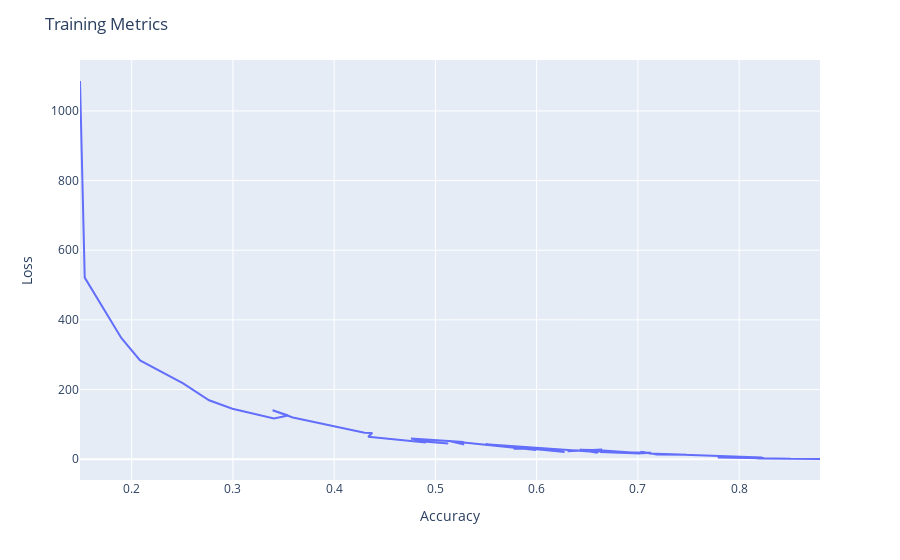

Notebook source saved alongside this figure:
### Markdown cell above
# Analisando o desempenho do modelo durante o treinamento

### Code cell
import plotly.express as px

TrainingAcc = history.history['sparse_categorical_accuracy']
TrainingLoss = history.history['loss']
fig = px.line(x=TrainingAcc, y=TrainingLoss)
fig = fig.update_layout(title='Training Metrics', xaxis_title='Accuracy', yaxis_title='Loss')
fig

### Figure 1 — Plotly figure (JSON) as saved in the notebook; plotly's stock layout.template omitted (floating-point values rounded to 4 significant figures; data arrays with more than 128 entries replaced by an {"elided": "..."} marker saying what was removed)
{"data": [{"hovertemplate": "x=%{x}<br>y=%{y}<extra></extra>", "legendgroup": "", "line": {"color": "#636efa", "dash": "solid"}, "marker": {"symbol": "circle"}, "mode": "lines", "name": "", "orientation": "v", "showlegend": false, "x": {"elided": "150 float values"}, "xaxis": "x", "y": {"elided": "150 float values"}, "yaxis": "y", "type": "scatter"}], "layout": {"xaxis": {"anchor": "y", "domain": [0.0, 1.0], "title": {"text": "Accuracy"}}, "yaxis": {"anchor": "x", "domain": [0.0, 1.0], "title": {"text": "Loss"}}, "legend": {"tracegroupgap": 0}, "margin": {"t": 60}, "title": {"text": "Training Metrics"}}}
